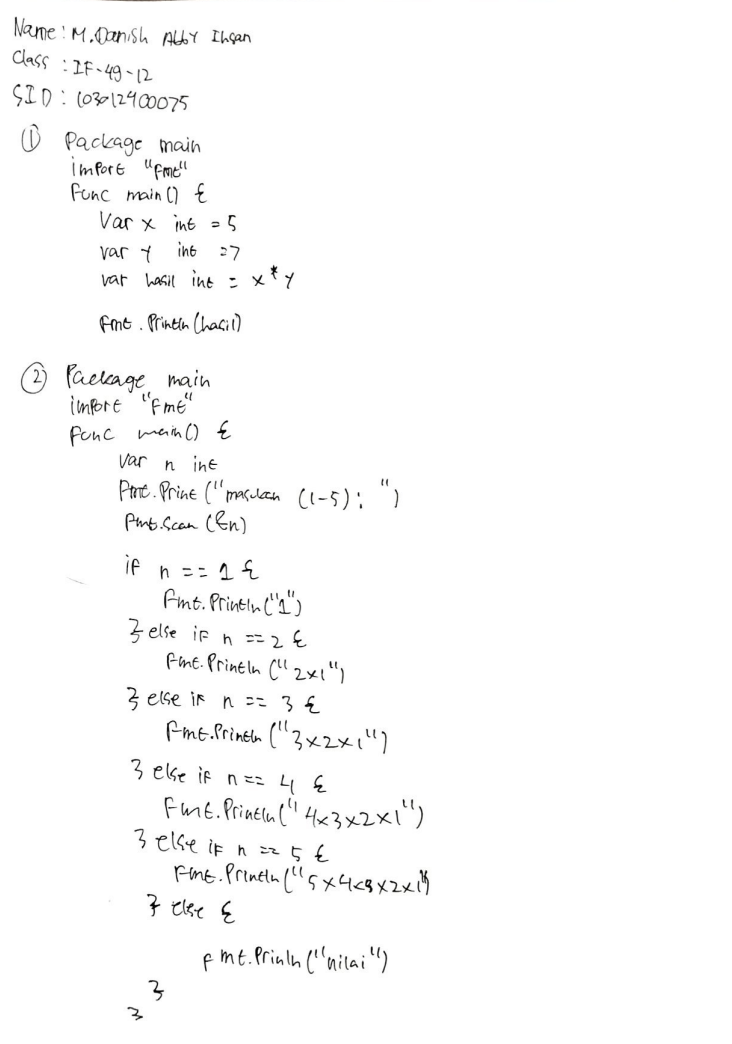
#> input picture multimodal-handler-image/ocr/dataset/TP_MOD05_103012400075_MDANOSHABBYIHSAN.png, 732 x 1044 px
$ jupyter execute --allow-errors explore.ipynb   (shell and % lines are left out)
#> lines starting #> are read from the running program, lines starting #| are printed output that depends on the picture; after the words box and inside, x2 and y2 are one past the last pixel; in counts of white or black regions, pixels touching at a corner belong together
# Eksperimen 1: Clean Image OCR
Gunakan notebook ini untuk eksplorasi awal ekstraksi teks dari gambar bersih.

[cell 1]
# Tulis kode eksperimen di sini
print('Setup OCR experiment...')

Bagian 1: Persiapan Environment
Langkah pertama adalah menginstal pustaka yang diperlukan untuk pengolahan citra dan OCR.

[cell 2]
# Jalankan di cell pertama

Bagian 2: Preprocessing Citra
Karena dataset Anda berupa tulisan di kertas, tantangan terbesarnya adalah bayangan dan noise. Kita akan menguji apakah pembersihan gambar meningkatkan akurasi

[cell 3]
import cv2
import matplotlib.pyplot as plt
import numpy as np

def preprocess_for_ocr(image_path):
    # Load gambar
    img = cv2.imread(image_path)
#> img is the input picture: shape (1044, 732, 3); mean B, G, R 251.1, 251.1, 251.1
    # Ubah ke Grayscale
    gray = cv2.cvtColor(img, cv2.COLOR_BGR2GRAY)

    # Adaptive Thresholding untuk menangani pencahayaan tidak rata pada kertas
    # Ini akan membuat background menjadi putih bersih dan teks hitam pekat
    thresh = cv2.adaptiveThreshold(gray, 255, cv2.ADAPTIVE_THRESH_GAUSSIAN_C,
                                   cv2.THRESH_BINARY, 11, 2)
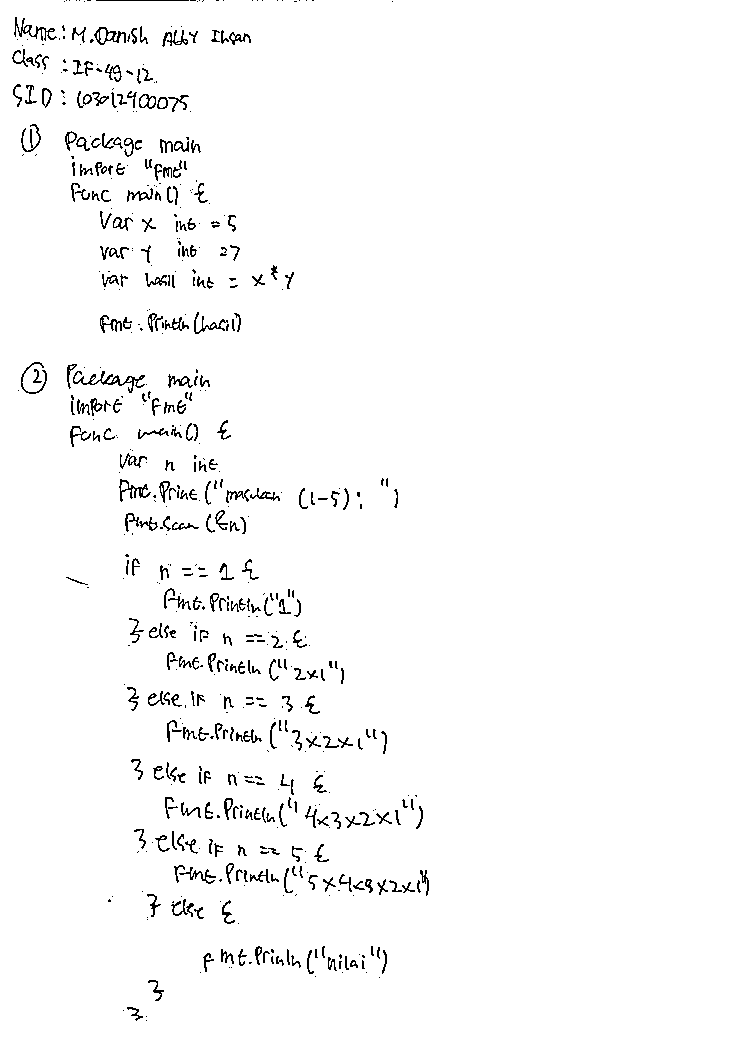
#> thresh: shape (1044, 732); 97.6% white; black in thin lines or dots, all inside (x1, y1, x2, y2) = (12, 0, 429, 1021)

    # Denoising untuk menghilangkan bintik-bintik kecil
    kernel = np.ones((1, 1), np.uint8)
    clean = cv2.morphologyEx(thresh, cv2.MORPH_OPEN, kernel)

    return img, clean

# Test visualisasi
original, processed = preprocess_for_ocr('../../dataset/TP_MOD05_103012400075_MDANOSHABBYIHSAN.png')
plt.figure(figsize=(10,5))
plt.subplot(1,2,1); plt.title("Original"); plt.imshow(original)
plt.subplot(1,2,2); plt.title("Processed"); plt.imshow(processed, cmap='gray')
plt.show()
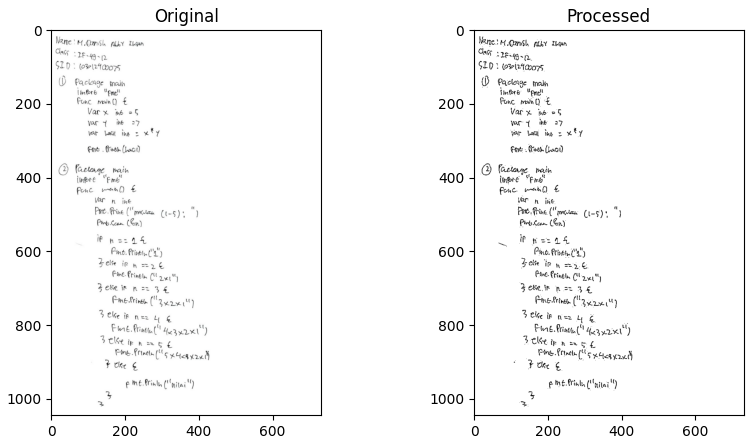
#> figure drawn by matplotlib, 2 panels; B, G, R data is drawn as R, G, B
